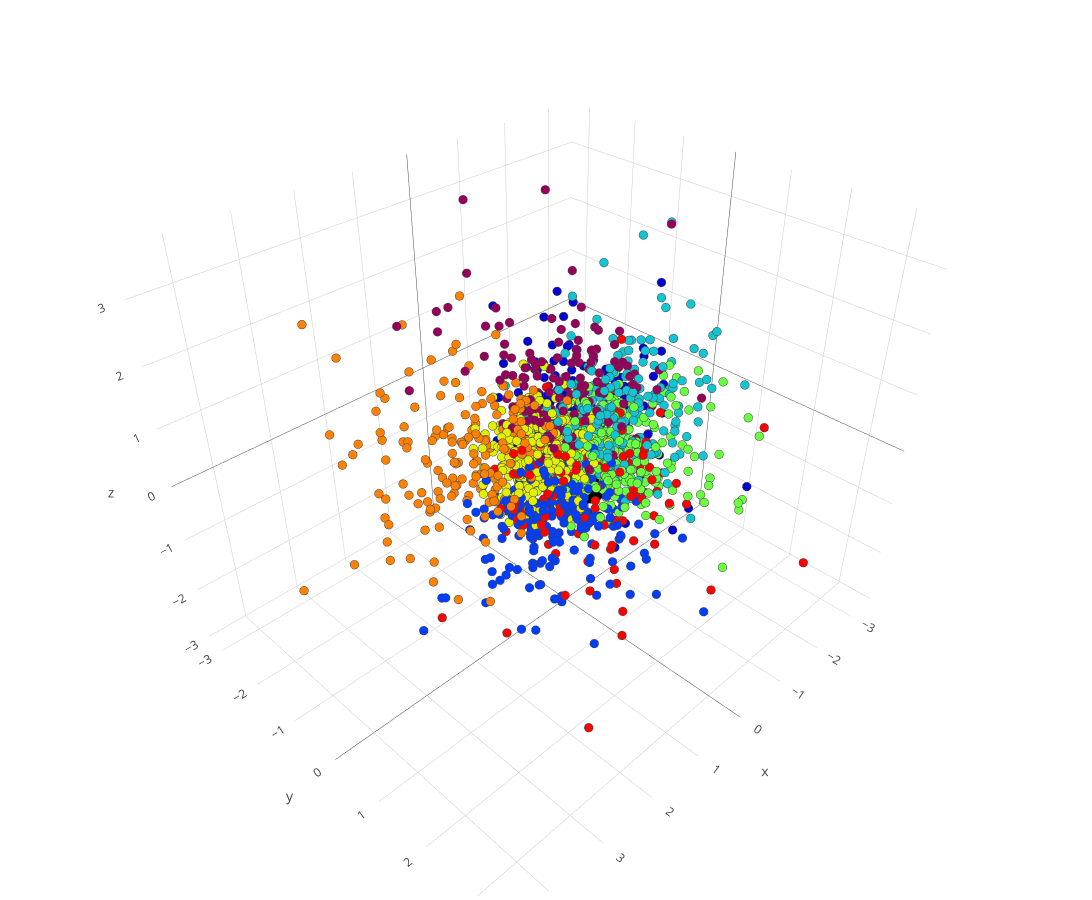

Notebook source saved alongside this figure:
### Code cell
data = [
    py.graph_objs.Scatter3d(
    x=rv_pca[:, 0],
    y=rv_pca[:, 1],
    z=rv_pca[:, 2],
    mode='markers',
    marker={
        'size': 3,
        'color': kmeans.labels_,
        'colorscale': 'Rainbow',
        'line': {'width': 0.5}}),
    py.graph_objs.Scatter3d(
    x=[rv_pca[0, 0]],
    y=[rv_pca[0, 1]],
    z=[rv_pca[0, 2]],
    mode='markers',
    marker={
        'size': 10,
        'color': 'black'})]
layout = py.graph_objs.Layout(
    autosize=False,
    width=1200,
    height=900,
    margin={'l': 0, 'r': 0, 't': 0, 'b': 0},
    showlegend=False)
fig = py.graph_objs.Figure(data=data, layout=layout)
py.offline.iplot(fig, {'xaxis': {'range': [-1, 1]}}, config={'displayModeBar': False})

### Figure 1 — Plotly figure (JSON) as saved in the notebook; plotly's stock layout.template omitted (floating-point values rounded to 4 significant figures; data arrays with more than 128 entries replaced by an {"elided": "..."} marker saying what was removed)
{"data": [{"marker": {"color": {"elided": "2356 int values"}, "colorscale": "Rainbow", "line": {"width": 0.5}, "size": 3}, "mode": "markers", "type": "scatter3d", "uid": "1510e970-cd7f-493d-8088-8ad4a35f3f7c", "x": {"elided": "2356 float values"}, "y": {"elided": "2356 float values"}, "z": {"elided": "2356 float values"}}, {"marker": {"color": "black", "size": 10}, "mode": "markers", "type": "scatter3d", "uid": "944e8c7e-3fe7-47a5-a1c1-3015b16d04e8", "x": [-0.06193], "y": [0.4231], "z": [-0.5329]}], "layout": {"autosize": false, "height": 900, "margin": {"b": 0, "l": 0, "r": 0, "t": 0}, "showlegend": false, "width": 1200}}
